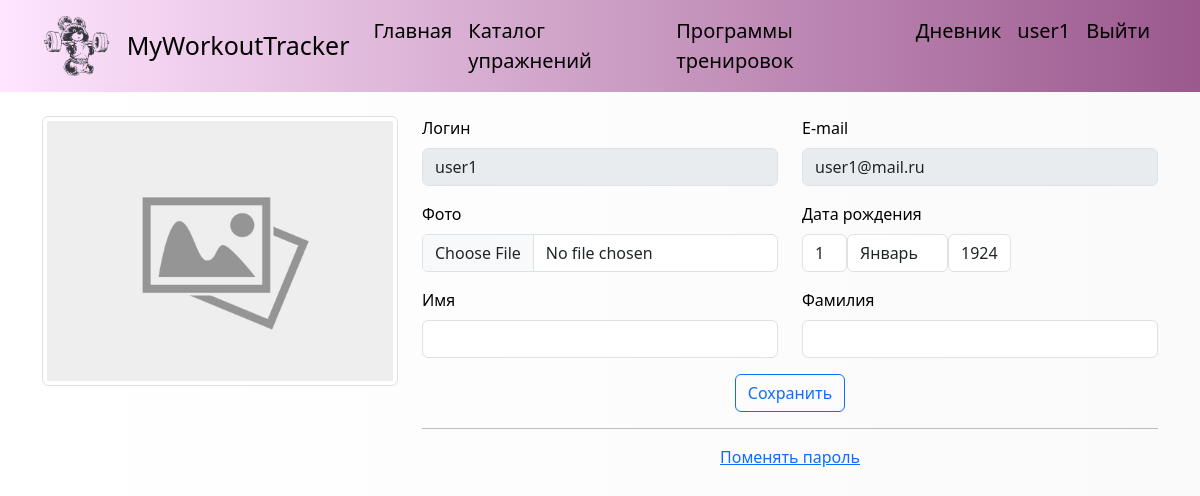
Page /users/profile/ (signed in) on the committed database.
### users/models.py (models this page shows, shortened)
class User(AbstractUser):
    photo = models.ImageField(upload_to=get_photo_path, blank=True,
                              null=True, verbose_name='Photo')
    date_birth = models.DateField(blank=True, null=True,
                                      verbose_name='Birth date', )

### users/views.py (the view, shortened to what this page needs)
# urls.py: path('profile/', views.ProfileUser.as_view(), name='profile'),
class ProfileUser(LoginRequiredMixin, UpdateView):
    model = get_user_model()
    form_class = ProfileUserForm
    template_name = 'users/profile.html'
    extra_context = {
        'title': 'Profile',
        'default_image': settings.DEFAULT_USER_IMAGE,
    }
    def get_object(self, queryset=None):
        return self.request.user

### users/context_processors.py (called while the page is built)
def get_workout_context(req):
    return {'menu': menu}

### users/templates/users/profile.html (shortened to what this page needs)
{% extends 'base.html' %}
{% block content %}
<div class="container my-4 text-center">
<form method="post" enctype="multipart/form-data" style="width: 100%;">
<div class="row row-cols-md-2">
        <div class="col-md-4 col-sm-12">
        {% if user.photo %}
        <p><img class="img-thumbnail" style="max-height: 310px;" src="{{ user.photo.url }}"></p>
        {% else %}
        <p><img class="img-thumbnail" style="" src="{{ default_image }}"></p>
        {% endif %}
        </div>
        <div class="col-md-8 col-sm-12">
        <div class="row row-cols-md-2 text-start">
            {% for f in form %}
                <div class="col-xl-6 col-md-12 col-sm-12">
                    <p>
                        <label class="form-label" for="{{ f.id_for_label }}">
                            {{ f.label }}
                        </label><br>
                        {{ f }}
                    </p>
                </div>
            {% endfor %}
        </div>
        <p><button class="btn btn-outline-primary" type="submit">Сохранить</button></p>
        <hr>
        <p><a class="" href="{% url 'users:password_change' %}">Поменять пароль</a></p>
        </div>
</div>
</form>
</div>
{% endblock %}

### templates/base.html (shortened to what this page needs)
{% load static %}
<!DOCTYPE html>
<html lang="en">
<head>
    <link href="https://cdn.jsdelivr.net/npm/bootstrap@5.3.2/dist/css/bootstrap.min.css" rel="stylesheet">
    <link type="text/css" href="{% static 'workout/css/styles.css' %}" rel="stylesheet">
</head>
<body style="">
    {% block menu %}
    <nav class="navbar navbar-expand-lg" style="background-color: #fff5f7;">
        <div class="container">
            <a class="navbar-brand" href="{% url 'home' %}">
            <img src="{% static 'workout/images/main.png' %}" alt="img" width=auto" height="60">
            </a>
            <a href="{% url 'home' %}" class="navbar-brand">MyWorkoutTracker</a>
            <div class="collapse navbar-collapse" id="navbarSupportedContent">
                <ul class="navbar-nav  ms-auto">
                    {% for m in menu %}
                    <li class="nav-item">
                        <a class="nav-link" href="{% url m.url %}">{{ m.name }}</a>
                    </li>
                    {% endfor %}
                    {% if user.is_authenticated %}
                    <li class="nav-item">
                        <a class="nav-link" href="{% url 'tracker:archive_week' %}">Дневник</a>
                    </li>
                    <li class="nav-item">
                        <a class="nav-link" href="{% url 'users:profile' %}">{{ user.username }}</a>
                    </li>
                    <li class="nav-item">
                        <a class="nav-link" href="{% url 'users:logout' %}">Выйти</a>
                    </li>
                    {% endif %}
                </ul>
            </div>
        </div>
    </nav>
    {% endblock %}
    <div class="container-fluid my-2">
    {% block content %}
    {% endblock %}
    </div>
</body>
</html>

### workout/static/workout/css/styles.css (style rules this page uses)
body, .navbar { background-color: rgb(255, 87, 160, 0.1); background: -webkit-linear-gradient(90deg, #ffe5ff,#9b598d); background: linear-gradient(90deg, #ffe5ff,#9b598d); color: #000000; }
.nav-link { color: #000000; }
body { background: -webkit-linear-gradient(90deg, #ffffff,#fafafa); background: linear-gradient(90deg, #ffffff,#fafafa); }
nav { font-size: 20px; }
.navbar-brand { font-size: 25px; }

### rows in the picture
User: username "user1", form "user1" "user1@mail.ru"

### other values in the picture
{{ m.name }} "Главная" "Каталог упражнений" "Программы тренировок"
{{ f.label }} "Логин" "E-mail" "Фото" "Дата рождения" "Имя" "Фамилия"
